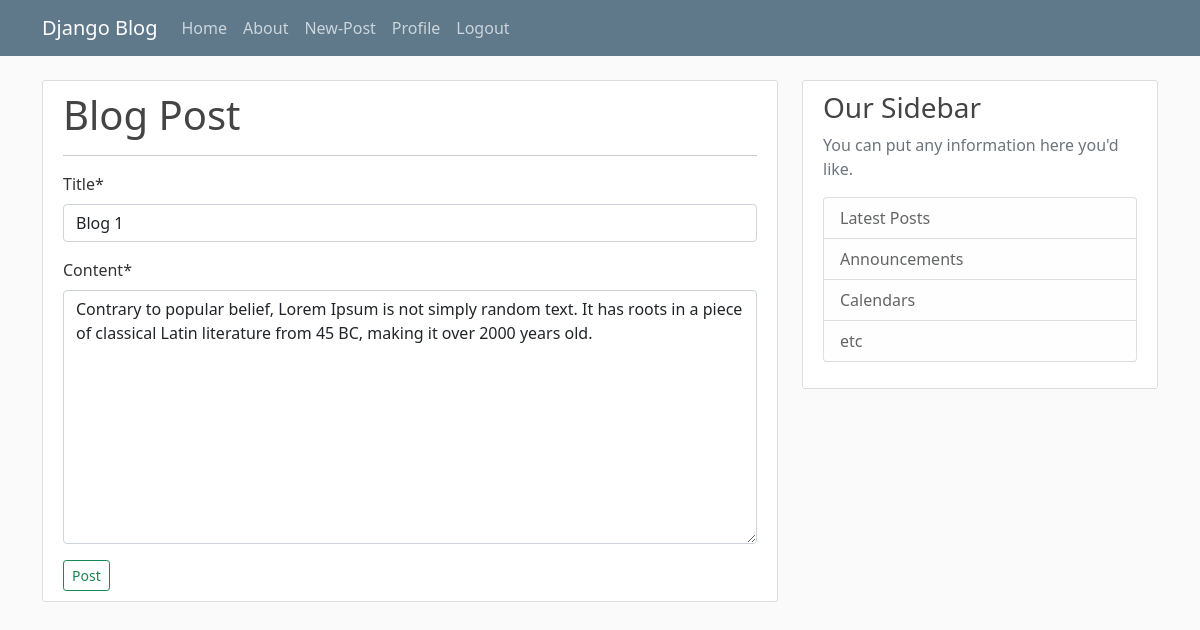
/blog_dev/post/1/update/ (signed in), run on the app's committed database.
### blog/models.py (models this page shows, shortened)
class Post(models.Model):
	title = models.CharField(max_length=100)
	content = models.TextField()
	date_posted = models.DateTimeField(default=timezone.now())
	author = models.ForeignKey(User, on_delete=models.CASCADE)

### blog/views.py (the view, shortened to what this page needs)
# urls.py: path('post/<int:pk>/update/', PostUpdateView.as_view(), name='update'),
class PostUpdateView(LoginRequiredMixin, UserPassesTestMixin, UpdateView):
	model = Post
	fields = ['title', 'content']
	template_name = 'create.html'
	def test_func(self):
		post = self.get_object()
		if self.request.user == post.author:
			return True
		return False

### blog/templates/create.html (shortened to what this page needs)
{% extends 'base.html' %}
{% load crispy_forms_tags %}
{% block content %}
<div class="content-section">
	<h1>Blog Post</h1>
	<hr>
	<form action="" method="post">{% csrf_token %}
		{{ form|crispy }}
		<input type="submit" value="Post" class="btn btn-outline-success btn-sm"/>
	</form>
</div>
{% endblock %}

### blog/static/css/style.css (style rules this page uses)
body { background: #fafafa; color: #333333; margin-top: 5rem; }
h1, h2, h3, h4, h5, h6 { color: #444444; }
.content-section { background: #ffffff; padding: 10px 20px; border: 1px solid #dddddd; border-radius: 3px; margin-bottom: 20px; }

### data on the page
Post: title "Blog 1", content "Contrary to popular belief, Lorem Ipsum is not simply random text. It has roots in a piece of classical Latin literature from 45 BC, making it over 2000 years old."
